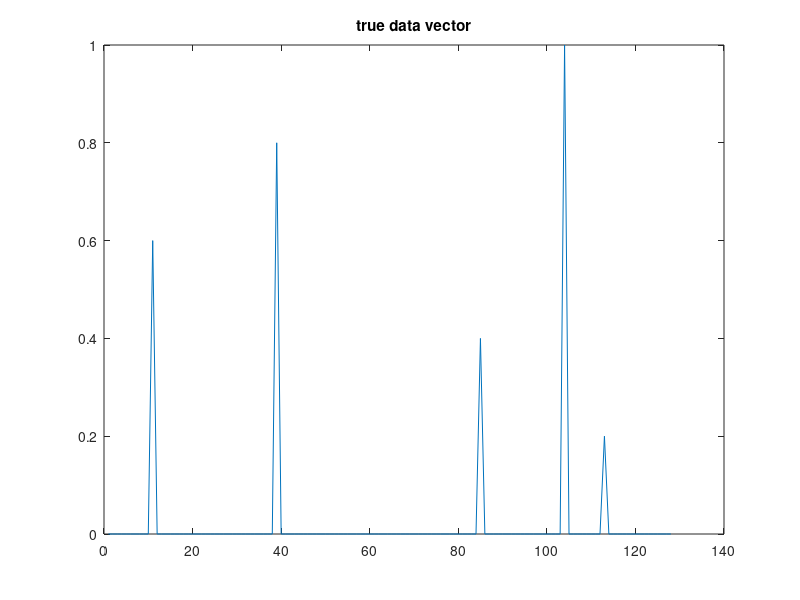
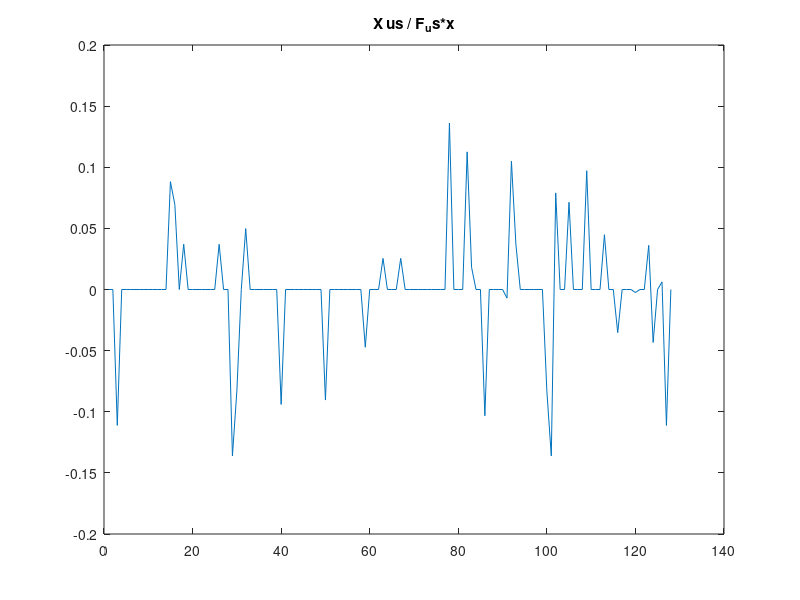

Source code (MATLAB) for these figures, in order: (Note: this script raises an error after producing the figures.)
clear all
close all
clc
load("cs.mat")

% Show the sparse data and data mask
figure
plot(x);
title("true data vector")

figure;
plot(real(X_us));
title("X us / F_us*x");

% Create the initial x_est
x_est = zeros(128,1000);

error = double.empty;

step_size = 1;
epsilon = 0.01; % Stop criterion

disp("Initial error:")
disp(norm(F_us*x_est(:,1) - X_us, 2))
best_error = 1000;
k = 1;
max_steps = 5000;
tStart = cputime;
while norm(F_us*x_est(:,k) - X_us, 2) > epsilon && k < max_steps
    % Calculate step size
    step_size = 10/k;

    % Check if the solution is holding to the constraint
    % disp(norm(x_est(:,k), 1))
    if k <= 1000
        feas_thres = 1 + 2*k/max_steps;
    else
        feas_thres = 3;
    end

    if norm(x_est(:,k), 1) > feas_thres
        nabula = sign(x_est(:,k));
    else
        % Calculate first derivatives (direction)
        nabula = real(2*F_us'*F_us*x_est(:,k) - 2*F_us'*X_us);
        Hessian = real(2*F_us*F_us);
    end

    x_est(:,k+1) = abs(x_est(:,k) - step_size*nabula);
    error = [error; norm(F_us*x_est(:,k) - X_us, 2)];
    
    if error(end) <= best_error
        best_x_est = x_est(:,k);
        best_error = error(end);
    end

    k = k + 1;
end
tEnd = cputime - tStart;
disp("CPU time since start of loop")
disp(tEnd);

disp("Final error:") 
disp(norm(F_us*best_x_est - X_us, 2))

disp("Error with true vector")
disp(norm(best_x_est-x,2))

figure;
plot(error)
yscale("log")
title("Error")

figure;
plot(real(best_x_est))
title("Estimated x using Custom gradient descent")
